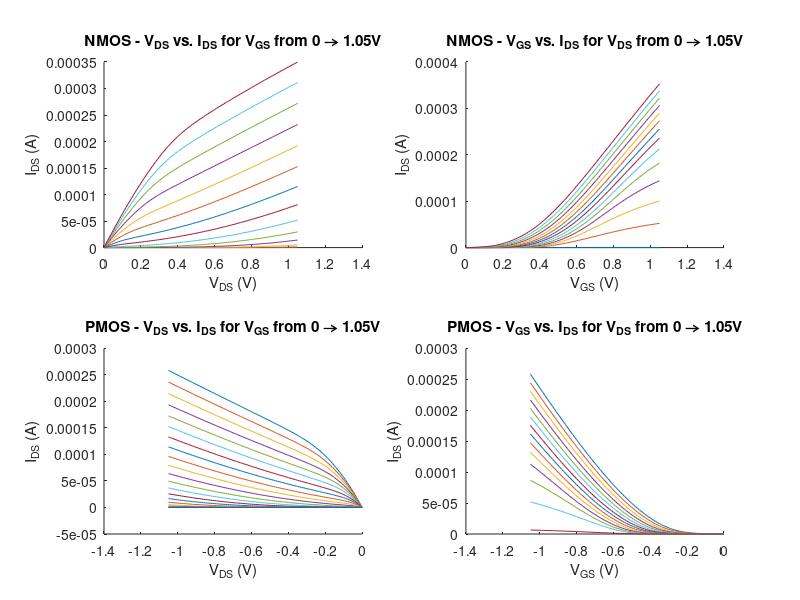

This figure's MATLAB source: (Note: this script raises an error after producing the figure.)
%%
% This script will plot the IDS vs VDS curves generated for the NMOS +
% PMOS
nmos_file = importdata('nmos_characterization.txt', ' ', 3);
nmos_file = nmos_file.data;
pmos_file = importdata('pmos_characterization.txt', ' ', 3);
%pmos_file = pmos_file.data;

% each line of this file corresponds to a value of V_GS and each entry in a
% given line corresponds to a value of I_DS for each V_DS

figure();
subplot(2, 2, 1)
hold on
for row = 1:8:106
   x_vals = linspace(0, 1.05, 106);
   plot(x_vals, abs(nmos_file(row,2:end)));
end
xlabel('V_{DS} (V)')
ylabel('I_{DS} (A)')
title('NMOS - V_{DS} vs. I_{DS} for V_{GS} from 0 \rightarrow 1.05V')

subplot(2, 2, 2)
hold on
for col = 2:8:107
    x_vals = linspace(0, 1.05, 106);
    plot(x_vals, abs(nmos_file(:,col)));
end
xlabel('V_{GS} (V)')
ylabel('I_{DS} (A)')
title('NMOS - V_{GS} vs. I_{DS} for V_{DS} from 0 \rightarrow 1.05V')

subplot(2, 2, 3)
hold on
for row = 1:5:106
   x_vals = linspace(-1.05, 0, 106);
   plot(x_vals, pmos_file(row,2:end));
end
xlabel('V_{DS} (V)')
ylabel('I_{DS} (A)')
title('PMOS - V_{DS} vs. I_{DS} for V_{GS} from 0 \rightarrow 1.05V')

subplot(2, 2, 4)
hold on
for col = 2:8:107
    x_vals = linspace(-1.05, 0, 106);
    plot(x_vals, pmos_file(:,col));
end
xlabel('V_{GS} (V)')
ylabel('I_{DS} (A)')
title('PMOS - V_{GS} vs. I_{DS} for V_{DS} from 0 \rightarrow 1.05V')

%% Now we extrapolate the Id-Vgs curve at low V_ds to find the threshold voltage
subplot(2, 2, 1);
hold on
for col = 5:10:60
    x_vals = linspace(0, 1.05, 106);
    y_vals = abs(nmos_file(:,col))';
    linear_fit = fitlm(x_vals(60:100), y_vals(60:100));
    plot(linear_fit)
    plot(x_vals, abs(nmos_file(:,col)));
end
xlabel('$V_{GS}$ (V)', 'Interpreter', 'Latex')
ylabel('$I_{DS}$ (A)', 'Interpreter', 'Latex')
title('NMOS - $V_{GS}$ vs. $I_{DS}$ for $V_{DS}$ from 0 $\rightarrow$ 600 mV', 'Interpreter', 'Latex')

subplot(2, 2, 2);
hold on
for col = 5:5:60
    x_vals = linspace(0, 1.05, 106);
    y_vals = abs(nmos_file(:,col))';
    linear_fit = fitlm(x_vals(60:100), y_vals(60:100));
    intercept = linear_fit.Coefficients.Estimate(1);
    slope = linear_fit.Coefficients.Estimate(2);
    threshold_voltage_est = -intercept / slope;
    plot((col - 2) * 0.01, threshold_voltage_est, '*');
end
xlabel('$V_{DS}$ (V)', 'Interpreter', 'Latex')
ylabel('$V_{th}$ (V)', 'Interpreter', 'Latex')
title('NMOS - Threshold Voltage vs $V_{DS}$', 'Interpreter', 'Latex')

subplot(2, 2, 3);
hold on
for col = 60:10:100
    x_vals = linspace(-1.05, 0, 106);
    y_vals = pmos_file(:,col)';
    linear_fit = fitlm(x_vals(10:50), y_vals(10:50));
    plot(linear_fit)
    plot(x_vals, pmos_file(:,col));
end
xlabel('$V_{GS}$ (V)', 'Interpreter', 'Latex')
ylabel('$I_{DS}$ (A)', 'Interpreter', 'Latex')
title('PMOS - $V_{GS}$ vs. $I_{DS}$ for $V_{DS}$ from 0 $\rightarrow$ 600 mV', 'Interpreter', 'Latex')

subplot(2, 2, 4);
hold on
for col = 60:5:100
    x_vals = linspace(-1.05, 0, 106);
    y_vals = pmos_file(:,col)';
    linear_fit = fitlm(x_vals(10:50), y_vals(10:50));
    intercept = linear_fit.Coefficients.Estimate(1);
    slope = linear_fit.Coefficients.Estimate(2);
    threshold_voltage_est = -intercept / slope;
    plot(1.05 - ((col - 2) * 0.01), threshold_voltage_est, '*');
end
xlabel('$|V_{DS}|$ (V)', 'Interpreter', 'Latex')
ylabel('$V_{th}$ (V)', 'Interpreter', 'Latex')
title('PMOS - Threshold Voltage vs $V_{DS}$', 'Interpreter', 'Latex')

%% Fitting velocity saturation model
% params(1) = mu * C_ox
% params(2) = E_C * L
% params(3) = V_th (used when V_th fitting is desired)
W_L = 1e-6/32e-9;
subplot(1, 2, 1);
i_d_sat_model = @(params, data)((W_L * params(1)/2) .* params(2)) .* (((data - params(3)).^2)./((data - params(3)) + params(2)));
xdata = linspace(0, 1.05, 106);
ydata = abs(nmos_file(:,107))';
xdata_fit = xdata(40:end);
ydata_fit = ydata(40:end);
%k_est = 31.25; %(3.9 * 8.854e-15/2.39e-9) * 30.4;
k_est = 0.00001;
params0 = [k_est, 0.3, .38];
params = lsqcurvefit(i_d_sat_model, params0, xdata_fit, ydata_fit);

times = linspace(xdata_fit(1), xdata_fit(end));
plot(xdata, ydata, times, i_d_sat_model(params, times), '--');
xlabel('$V_{GS}$ (V)', 'Interpreter', 'Latex')
ylabel('$I_{DS}$ (A)', 'Interpreter', 'Latex')
title('NMOS Fitting $I_{DSat}$ @ $V_{DS}$ = 1.05 V', 'Interpreter', 'Latex')
legend('Simulation Data', 'Best Fit Curve');

subplot(1, 2, 2);
xdata = linspace(-1.05, 0, 106);
ydata = abs(pmos_file(:,2))';
xdata_fit = xdata(15:60);
ydata_fit = ydata(15:60);
%k_est = 31.25; %(3.9 * 8.854e-15/2.39e-9) * 30.4;
k_est = 0.000001;
params0 = [k_est, 2, -.50];
params = lsqcurvefit(i_d_sat_model, params0, xdata_fit, ydata_fit);

times = linspace(xdata_fit(1), xdata_fit(end));
plot(xdata, ydata, times, i_d_sat_model(params, times), '--');
xlabel('$V_{GS}$ (V)', 'Interpreter', 'Latex')
ylabel('$I_{DS}$ (A)', 'Interpreter', 'Latex')
title('PMOS Fitting $I_{DSat}$ @ $|V_{DS}|$ = 1.05 V', 'Interpreter', 'Latex')
legend('Simulation Data', 'Best Fit Curve');


%% Fitting alpha-power law
% params(1) = alpha
% params(2) = K
% params(3) = V_th
subplot(1, 2, 1);
i_d_alpha_power = @(params, data)params(2) .* (data - params(3)) .^ params(1);
xdata = linspace(0, 1.05, 106);
ydata = abs(nmos_file(:,107))';
xdata_fit = xdata(40:100);
ydata_fit = ydata(40:100);
k_est = 0.0001;
params0 = [1.2, k_est, .45];
params = lsqcurvefit(i_d_alpha_power, params0, xdata_fit, ydata_fit);

times = linspace(xdata_fit(1), xdata_fit(end));
plot(xdata, ydata, times, i_d_alpha_power(params, times), '--');
xlabel('$V_{GS}$ (V)', 'Interpreter', 'Latex')
ylabel('$I_{DS}$ (A)', 'Interpreter', 'Latex')
title('NMOS Fitting Alpha-Power @ $V_{DS}$ = 1.05 V', 'Interpreter', 'Latex')
legend('Simulation Data', 'Best Fit Curve');

subplot(1, 2, 2);
xdata = linspace(-1.05, 0, 106);
ydata = abs(pmos_file(:,2))';
xdata_fit = xdata(7:60);
ydata_fit = ydata(7:60);
k_est = 0.0001;
params0 = [1.2, k_est, -.38];
params = lsqcurvefit(i_d_alpha_power, params0, xdata_fit, ydata_fit);

times = linspace(xdata_fit(1), xdata_fit(end));
plot(xdata, ydata, times, i_d_alpha_power(params, times), '--');
xlabel('$V_{GS}$ (V)', 'Interpreter', 'Latex')
ylabel('$I_{DS}$ (A)', 'Interpreter', 'Latex')
title('PMOS Fitting Alpha-Power @ $|V_{DS}|$ = 1.05 V', 'Interpreter', 'Latex')
legend('Simulation Data', 'Best Fit Curve');

%% Fitting alpha-power law with alpha fixed to 1
% params(1) = K
% params(2) = V_th
subplot(1, 2, 1);
i_d_alpha_power = @(params, data)params(1) .* (data - params(2));
xdata = linspace(0, 1.05, 106);
ydata = abs(nmos_file(:,107))';
xdata_fit = xdata(40:100);
ydata_fit = ydata(40:100);
k_est = 0.0001;
params0 = [k_est, .45];
params = lsqcurvefit(i_d_alpha_power, params0, xdata_fit, ydata_fit);

times = linspace(xdata_fit(1), xdata_fit(end));
plot(xdata, ydata, times, i_d_alpha_power(params, times), '--');
xlabel('$V_{GS}$ (V)', 'Interpreter', 'Latex')
ylabel('$I_{DS}$ (A)', 'Interpreter', 'Latex')
title('NMOS Fitting Alpha-Power ($\alpha=1$) @ $V_{DS}$ = 1.05 V', 'Interpreter', 'Latex')
legend('Simulation Data', 'Best Fit Curve');

subplot(1, 2, 2);
xdata = linspace(-1.05, 0, 106);
ydata = abs(pmos_file(:,2))';
xdata_fit = xdata(7:60);
ydata_fit = ydata(7:60);
k_est = 0.0001;
params0 = [k_est, -.38];
params = lsqcurvefit(i_d_alpha_power, params0, xdata_fit, ydata_fit);

times = linspace(xdata_fit(1), xdata_fit(end));
plot(xdata, ydata, times, i_d_alpha_power(params, times), '--');
xlabel('$V_{GS}$ (V)', 'Interpreter', 'Latex')
ylabel('$I_{DS}$ (A)', 'Interpreter', 'Latex')
title('PMOS Fitting Alpha-Power ($\alpha=1$) @ $|V_{DS}|$ = 1.05 V', 'Interpreter', 'Latex')
legend('Simulation Data', 'Best Fit Curve');